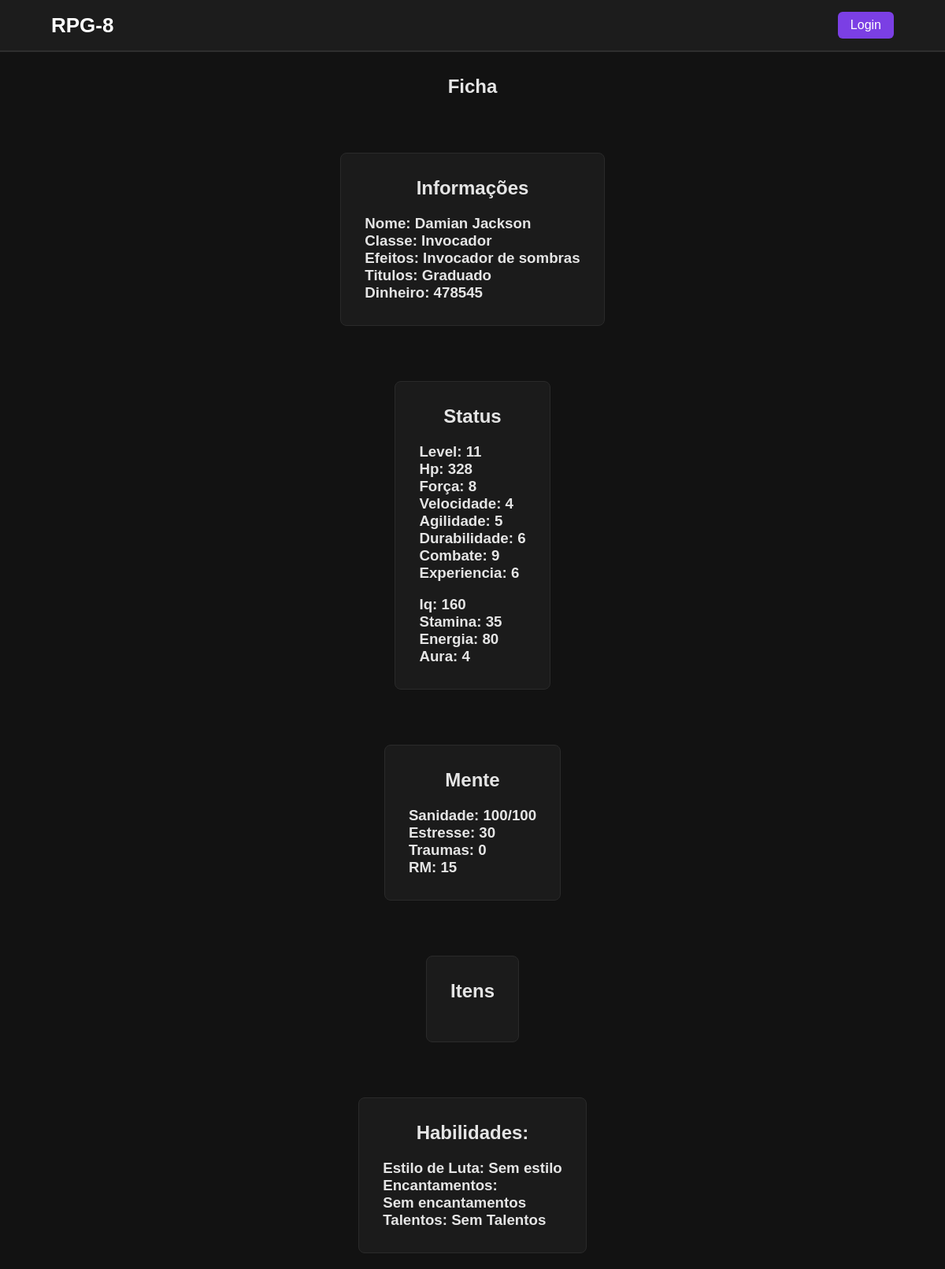
The app's page /fichaview.php?id=3 with its own data.
### tables this page shows
CREATE TABLE player_base (
	id INT auto_increment PRIMARY KEY,
    nome VARCHAR(30) not null,
    id_classe INT,
    foreign key (id_classe) references classes(id),
    efeitos VARCHAR(50)
);

CREATE TABLE classes (
	id INT auto_increment PRIMARY KEY,
    classe varchar(15) not null
	);

CREATE TABLE player_dinheiro (
    id INT auto_increment PRIMARY KEY,
    id_player INT,
    foreign key (id_player) references player_base(id),
    dinheiro INT not null DEFAULT 0,
    fragmento INT not null DEFAULT 0
);

CREATE TABLE player_status (
    id INT auto_increment PRIMARY KEY,
    id_player INT,
    foreign key (id_player) references player_base(id),
    level INT not null,
    hp INT not null,
    forca INT not null,
    velocidade INT not null,
    agilidade INT not null,
    durabilidade INT not null,
    combate INT not null,
    experiencia INT not null
);

CREATE TABLE player_energias (
    id INT auto_increment PRIMARY KEY,
    id_player INT,
    foreign key (id_player) references player_base(id),
    iq INT not null,
    stamina INT not null,
    energia INT not null,
    aura INT not null
);

CREATE TABLE player_mente (
    id INT auto_increment PRIMARY KEY,
    id_player INT,
    foreign key (id_player) references player_base(id),
    sanidade INT not null,
    sanidadeMax INT not null,
	stress INT not null,
    traumas INT not null,
    rm INT not null
);

CREATE TABLE estilos_luta (
	id INT auto_increment PRIMARY KEY,
	nome VARCHAR(30) NOT NULL,
	descricao text
);

### fichaview.php (the view, shortened to what this page needs)
<?php
include("conexao.php");
include("header.php");
$id = isset($_GET['id']) ? intval($_GET['id']) : 1;
$stmt = $conn->prepare("SELECT
    player_base.nome,
    player_base.efeitos,
    classes.classe,
    player_dinheiro.dinheiro,
    player_dinheiro.fragmento,
    player_status.level,
    player_status.hp,
    player_status.forca,
    player_status.velocidade,
    player_status.agilidade,
    player_status.durabilidade,
    player_status.combate,
    player_status.experiencia,
    player_energias.iq,
    player_energias.stamina,
    player_energias.energia,
    player_energias.aura,
    player_mente.sanidade,
    player_mente.sanidadeMax,
    player_mente.stress,
    player_mente.traumas,
    player_mente.rm,
    (
        SELECT GROUP_CONCAT(t.titulo SEPARATOR '| ')
        FROM R_player_titulo rpt
        JOIN titulos t ON rpt.id_titulo = t.id
        WHERE rpt.id_player = player_base.id
    ) AS titulos
FROM player_base
JOIN classes ON player_base.id_classe = classes.id
LEFT JOIN player_dinheiro ON player_base.id = player_dinheiro.id_player
LEFT JOIN player_status ON player_base.id = player_status.id_player
LEFT JOIN player_energias ON player_base.id = player_energias.id_player
LEFT JOIN player_mente ON player_base.id = player_mente.id_player
WHERE player_base.id = ?");
$stmt->bind_param("i", $id);
$stmt->execute();
$result = $stmt->get_result();
$ficha = $result->fetch_assoc();
$stmt = $conn->prepare("SELECT
    estilos_luta.nome
    FROM R_player_estiloluta
    JOIN estilos_luta ON R_player_estiloluta.id_estiloluta = estilos_luta.id
    where id_player = ?
");
$stmt->bind_param("i", $id);
$stmt->execute();
$result_estiloluta = $stmt->get_result();
$estiloluta = $result_estiloluta->fetch_assoc();
$encantamentos = [];
$stmt = $conn->prepare("SELECT
    player_talentos.nome,
    player_talentos.descricao
    FROM player_talentos
    WHERE id_player = ?;
");
$stmt->bind_param("i", $id);
$stmt->execute();
$result_talentos = $stmt->get_result();
$talentos = $result_talentos->fetch_assoc();
?>
<div class="content">
    <h2>Ficha</h2>
</div>
<div class="content">
    <div class="fichas">
        <h2>Informações</h2>
        <h3>Nome: <?php echo htmlspecialchars($ficha["nome"]); ?></h3>
        <h3>Classe: <?php echo htmlspecialchars($ficha["classe"]); ?></h3>
        <h3>Efeitos: <?php echo htmlspecialchars($ficha["efeitos"]); ?></h3>
        <h3>Titulos: <?php echo htmlspecialchars($ficha["titulos"]); ?></h3>
        <h3>Dinheiro: <?php echo htmlspecialchars($ficha["dinheiro"]); ?></h3>
    </div>
</div>
<div class="content">
    <div class="fichas">
        <h2>Status</h2>
        <h3>Level: <?php echo htmlspecialchars($ficha["level"]); ?></h3>
        <h3>Hp: <?php echo htmlspecialchars($ficha["hp"]); ?></h3>
        <h3>Força: <?php echo htmlspecialchars($ficha["forca"]); ?></h3>
        <h3>Velocidade: <?php echo htmlspecialchars($ficha["velocidade"]); ?></h3>
        <h3>Agilidade: <?php echo htmlspecialchars($ficha["agilidade"]); ?></h3>
        <h3>Durabilidade: <?php echo htmlspecialchars($ficha["durabilidade"]); ?></h3>
        <h3>Combate: <?php echo htmlspecialchars($ficha["combate"]); ?></h3>
        <h3>Experiencia: <?php echo htmlspecialchars($ficha["experiencia"]); ?></h3>
        <br>
        <h3>Iq: <?php echo htmlspecialchars($ficha["iq"]); ?></h3>
        <h3>Stamina: <?php echo htmlspecialchars($ficha["stamina"]); ?></h3>
        <h3>Energia: <?php echo htmlspecialchars($ficha["energia"]); ?></h3>
        <h3>Aura: <?php echo htmlspecialchars($ficha["aura"]); ?></h3>
    </div>
</div>
<div class="content">
    <div class="fichas">
        <h2>Mente</h2>
        <h3>Sanidade: <?php echo htmlspecialchars($ficha["sanidade"]); ?>/<?php echo htmlspecialchars($ficha["sanidadeMax"]); ?></h3>
        <h3>Estresse: <?php echo htmlspecialchars($ficha["stress"]); ?></h3>
        <h3>Traumas: <?php echo htmlspecialchars($ficha["traumas"]); ?></h3>
        <h3>RM: <?php echo htmlspecialchars($ficha["rm"]); ?></h3>
    </div>
</div>
<div class="content">
    <div class="fichas">
        <h2>Itens</h2>
    </div>
</div>
<div class="content">
    <div class="fichas">
        <h2>Habilidades:</h2>
        <h3>Estilo de Luta: <?php echo htmlspecialchars($estiloluta["nome"]); ?></h3>
        <h3>Encantamentos:</h3>
        <?php
        if ($encantamentos == null){
            echo "<h3>Sem encantamentos</h3>";
        }
        ?>
        <?php
        if ($talentos != null){
            echo "<h3>Talentos:" . htmlspecialchars($talentos['nome']) . "</h3>";
            echo "<p>" . htmlspecialchars($talentos['descricao']) . "</p>";
        } else {
            echo "<h3>Talentos: Sem Talentos </h3>";
        }
        ?>
    </div>
</div>

### Style.css (style rules this page uses)
* { margin:0; padding:0; box-sizing:border-box; }
body { font-family:Arial, Helvetica, sans-serif; background:#121212; color:#e5e5e5; }
.content { display:flex; justify-content:center; padding:30px; padding-bottom: 0px; }
.content h2 { text-align: center; margin-bottom:20px; }
.fichas { background:#1b1b1b; border:1px solid #2a2a2a; max-width: 800px; margin: 20px auto; border-radius: 8px; padding: 30px; }
.fichas h2 { text-align:center; margin-bottom:20px; }

### records on screen
player_base: nome "Damian Jackson", id_classe.classe "Invocador", efeitos "Invocador de sombras", player_dinheiro.dinheiro "478545", player_status.level "11", player_status.hp "328", player_status.forca "8", player_status.velocidade "4", player_status.agilidade "5", player_status.durabilidade "6", player_status.combate "9", player_status.experiencia "6", player_energias.iq "160", player_energias.stamina "35", player_energias.energia "80", player_energias.aura "4", player_mente.sanidade "100", player_mente.sanidadeMax "100", player_mente.stress "30", player_mente.traumas "0", player_mente.rm "15"
estilos_luta: nome "Sem estilo"

### other values on screen
$ficha["titulos"] "Graduado"
